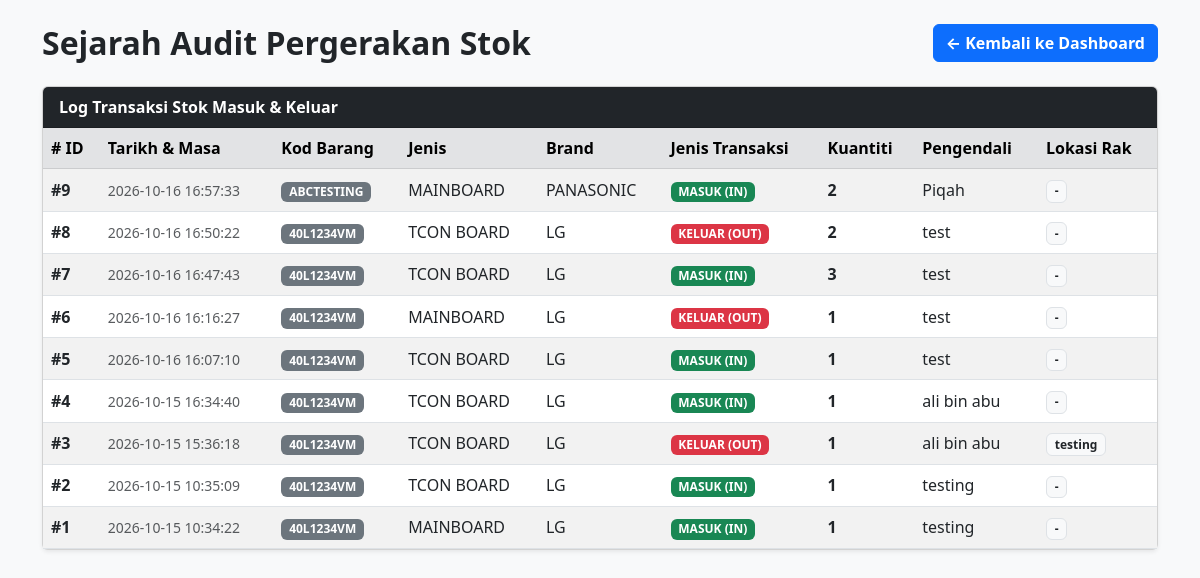
Page /logs on the earlier database version.
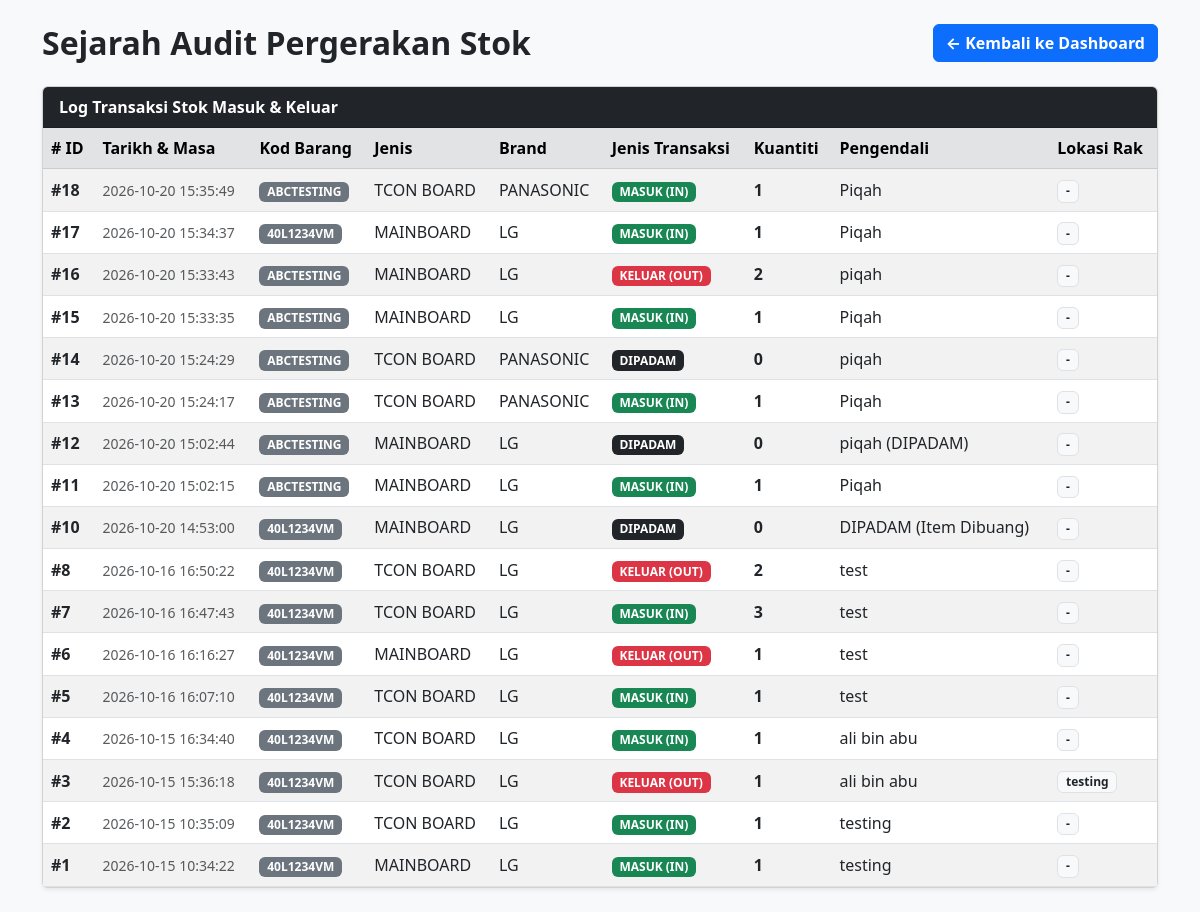
Same page on the later database version.
### tables this page shows
CREATE TABLE stock_logs (
            id INTEGER PRIMARY KEY AUTOINCREMENT,
            timestamp DATETIME DEFAULT CURRENT_TIMESTAMP,
            item_code TEXT NOT NULL,
            item_type TEXT NOT NULL,
            brand TEXT NOT NULL,
            txn_type TEXT CHECK(txn_type IN ('IN', 'OUT')) NOT NULL,
            qty INTEGER NOT NULL,
            handled_by TEXT NOT NULL,
            rack_location TEXT
        );

### app.py (the view)
@app.route('/logs')
def view_logs():
    conn = sqlite3.connect(DB_NAME)
    cursor = conn.cursor()
    cursor.execute('''
        SELECT l.id, l.timestamp, l.item_code, l.item_type, l.brand, l.txn_type, l.qty, l.handled_by, COALESCE(NULLIF(l.rack_location, ''), '-')
        FROM stock_logs l
        ORDER BY l.id DESC
    ''')
    logs = cursor.fetchall()
    conn.close()
    return render_template('logs.html', logs=logs)

### templates/logs.html (shortened to what this page needs)
<!DOCTYPE html>
<html lang="ms">
<head>
    <link href="https://cdn.jsdelivr.net/npm/bootstrap@5.3.0/dist/css/bootstrap.min.css" rel="stylesheet">
</head>
<body class="bg-light">
<div class="container my-4">
    <div class="d-flex justify-content-between align-items-center mb-4">
        <h2 class="fw-bold text-dark mb-0">Sejarah Audit Pergerakan Stok</h2>
        <a href="/" class="btn btn-primary fw-bold">&larr; Kembali ke Dashboard</a>
    </div>
    <div class="card shadow-sm">
        <div class="card-header bg-dark text-white fw-bold">
            Log Transaksi Stok Masuk & Keluar
        </div>
        <div class="card-body p-0">
            <div class="table-responsive">
                <table class="table table-hover table-striped mb-0 align-middle">
                    <thead class="table-secondary">
                        <tr>
                            <th># ID</th>
                            <th>Tarikh & Masa</th>
                            <th>Kod Barang</th>
                            <th>Jenis</th>
                            <th>Brand</th>
                            <th>Jenis Transaksi</th>
                            <th>Kuantiti</th>
                            <th>Pengendali</th>
                            <th>Lokasi Rak</th>
                        </tr>
                    </thead>
                    <tbody>
                        {% for log in logs %}
                        <tr>
                            <td><strong>#{{ log[0] }}</strong></td>
                            <td><small class="text-muted">{{ log[1] }}</small></td>
                            <td><span class="badge bg-secondary">{{ log[2] }}</span></td>
                            <td>{{ log[3] }}</td>
                            <td>{{ log[4] }}</td>
                            <td>
                                {% if log[6] == 0 %}
                                    <span class="badge bg-dark">DIPADAM</span>
                                {% elif log[5] == 'IN' %}
                                    <span class="badge bg-success">MASUK (IN)</span>
                                {% else %}
                                    <span class="badge bg-danger">KELUAR (OUT)</span>
                                {% endif %}
                            </td>
                            <td><strong>{{ log[6] }}</strong></td>
                            <td>{{ log[7] }}</td>
                            <td><span class="badge bg-light text-dark border">{{ log[8] }}</span></td>
                        </tr>
                        {% else %}
                        <tr>
                            <td colspan="9" class="text-center py-4 text-muted">
                                Belum ada sebarang rekod pergerakan stok.
                            </td>
                        </tr>
                        {% endfor %}
                    </tbody>
                </table>
            </div>
        </div>
    </div>
</div>
</body>
</html>

Differences in the rows shown:
removed stock_logs: id "9", timestamp "2026-10-16 16:57:33", item_code "ABCTESTING", item_type "MAINBOARD", brand "PANASONIC", txn_type "MASUK (IN)", qty "2", handled_by "Piqah", log "-"
added stock_logs: id "18", timestamp "2026-10-20 15:35:49", item_code "ABCTESTING", item_type "TCON BOARD", brand "PANASONIC", txn_type "MASUK (IN)", qty "1", handled_by "Piqah", log "-"
added stock_logs: id "17", timestamp "2026-10-20 15:34:37", item_code "40L1234VM", item_type "MAINBOARD", brand "LG", txn_type "MASUK (IN)", qty "1", handled_by "Piqah", log "-"
added stock_logs: id "16", timestamp "2026-10-20 15:33:43", item_code "ABCTESTING", item_type "MAINBOARD", brand "LG", txn_type "KELUAR (OUT)", qty "2", handled_by "piqah", rack_location "-"
added stock_logs: id "15", timestamp "2026-10-20 15:33:35", item_code "ABCTESTING", item_type "MAINBOARD", brand "LG", txn_type "MASUK (IN)", qty "1", handled_by "Piqah", log "-"
added stock_logs: id "14", timestamp "2026-10-20 15:24:29", item_code "ABCTESTING", item_type "TCON BOARD", brand "PANASONIC", shows "DIPADAM", qty "0", handled_by "piqah", rack_location "-"
added stock_logs: id "13", timestamp "2026-10-20 15:24:17", item_code "ABCTESTING", item_type "TCON BOARD", brand "PANASONIC", txn_type "MASUK (IN)", qty "1", handled_by "Piqah", log "-"
added stock_logs: id "12", timestamp "2026-10-20 15:02:44", item_code "ABCTESTING", item_type "MAINBOARD", brand "LG", shows "DIPADAM", qty "0", handled_by "piqah (DIPADAM)", rack_location "-"
added stock_logs: id "11", timestamp "2026-10-20 15:02:15", item_code "ABCTESTING", item_type "MAINBOARD", brand "LG", txn_type "MASUK (IN)", qty "1", handled_by "Piqah", log "-"
added stock_logs: id "10", timestamp "2026-10-20 14:53:00", item_code "40L1234VM", item_type "MAINBOARD", brand "LG", shows "DIPADAM", qty "0", handled_by "DIPADAM (Item Dibuang)", rack_location "-"
